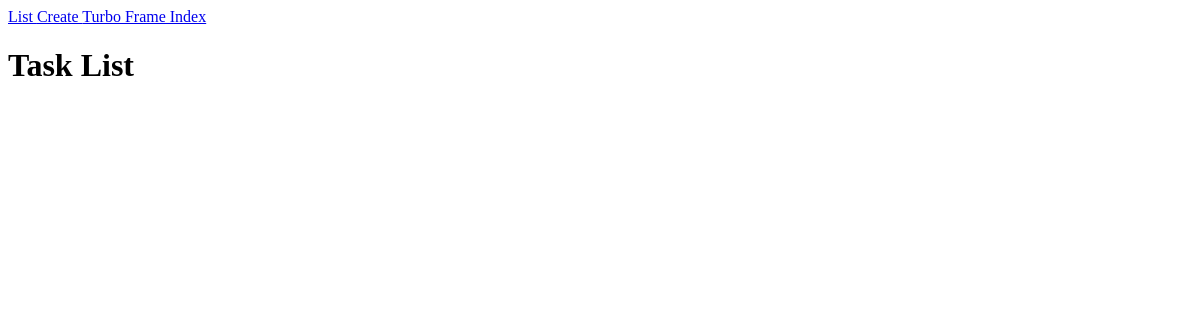
Before: /turbo-frame/list/ with the older database file.
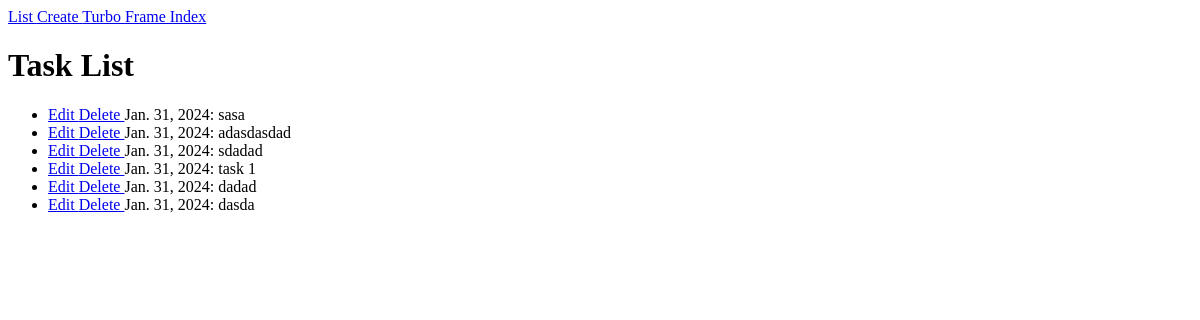
After: the same page with the newer database file.
### hotwire_django_app/tasks/models.py (models this page shows)
class Task(models.Model):
    title = models.CharField(
        max_length=250,
        validators=[MinLengthValidator(limit_value=3)]
    )
    due_date = models.DateField(default=timezone.now)

### hotwire_django_app/turbo_framez/views.py (the view)
# urls.py: path('list/', list_view, name='task-list'),
def list_view(request):
    object_list = Task.objects.all().order_by('-pk')
    context = {
        "object_list": object_list,
    }
    return render(request, 'turbo_framez/list_page.html', context)

### hotwire_django_app/templates/turbo_framez/list_page.html
{% extends "turbo_framez/base.html" %}
{% block content %}
<div class="w-full max-w-7xl mx-auto px-4">
  <h1 class="text-4xl sm:text-6xl lg:text-7xl mb-6">Task List</h1>
  <turbo-frame id="task-list">
  <div class="md:w-2/3 bg-white rounded-lg border mb-4">
    <ul class="divide-y-2 divide-gray-100" id="task-list-ul">
      {% for instance in object_list %}
      <li class="p-3 flex items-center">
        {% include 'turbo_framez/task_detail.html' with instance=instance only %}
      </li>
      {% endfor %}
    </ul>
  </div>
</turbo-frame>
</div>
{% endblock %}

### hotwire_django_app/templates/turbo_framez/task_detail.html
<turbo-frame id="task-detail-{{ instance.pk }}" class="flex-1">
<a class="btn-blue mr-3" href="{% url 'turbo-frame:task-update' instance.pk %}">
  Edit
</a>
<a class="btn-red mr-3" href="{% url 'turbo-frame:task-delete' instance.pk %}">
  Delete
</a>
{{ instance.due_date }}: {{ instance.title }}
</turbo-frame>

Changed rows visible on the page:
added Task: due_date "Jan. 31, 2024", title "sasa"
added Task: due_date "Jan. 31, 2024", title "adasdasdad"
added Task: due_date "Jan. 31, 2024", title "sdadad"
added Task: due_date "Jan. 31, 2024", title "task 1"
added Task: due_date "Jan. 31, 2024", title "dadad"
added Task: due_date "Jan. 31, 2024", title "dasda"
